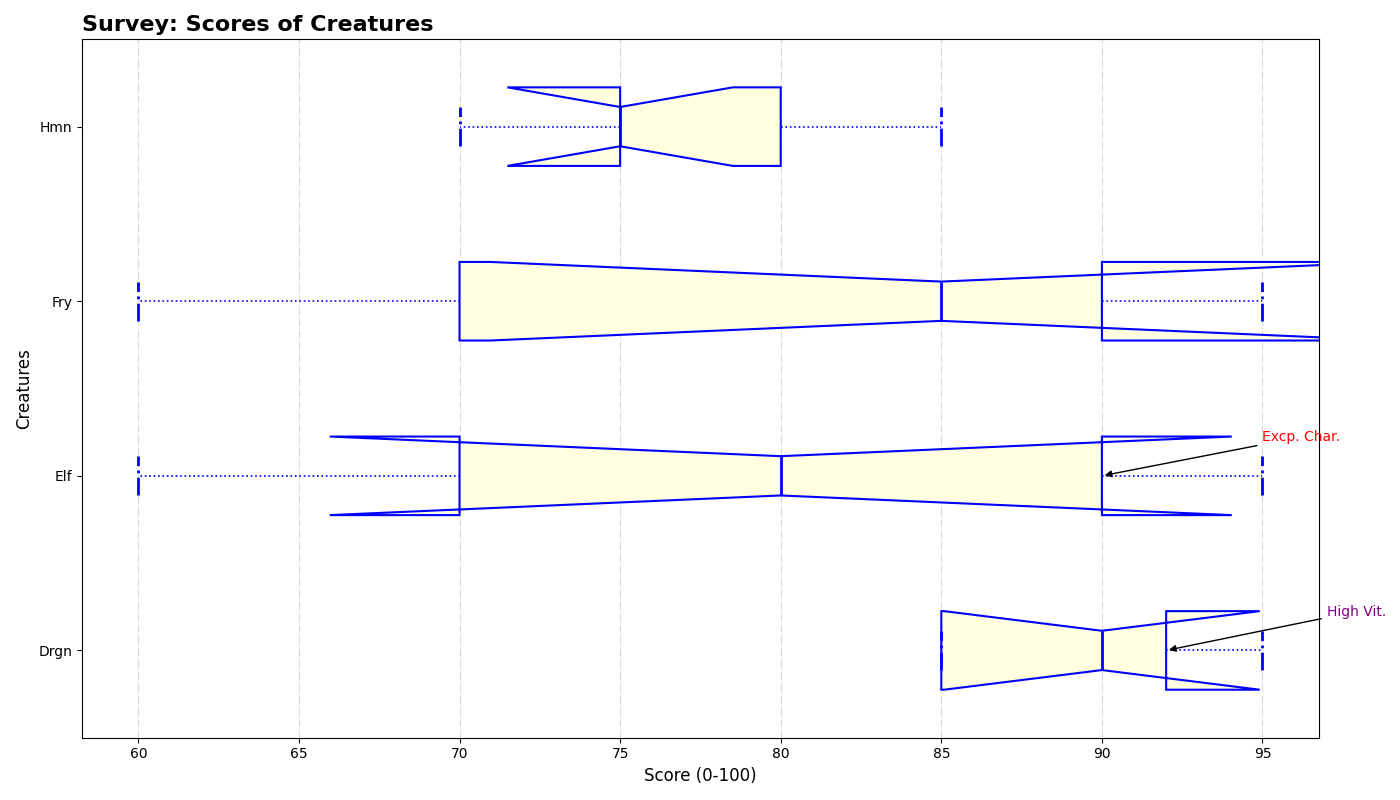

Generate this figure with Python:
import matplotlib.pyplot as plt

creatures = ['Drgn', 'Elf', 'Fry', 'Hmn']

scores = {
    'Drgn': [95, 85, 90, 92, 85],
    'Elf': [70, 95, 80, 60, 90],
    'Fry': [60, 85, 95, 70, 90],
    'Hmn': [75, 80, 70, 75, 85]
}

box_plot_data = [scores[creature] for creature in creatures]

fig, ax = plt.subplots(figsize=(14, 8))

uniform_color = 'blue'
boxprops = dict(linestyle='--', linewidth=1.5, color=uniform_color, facecolor='lightyellow')
medianprops = dict(linestyle='-', linewidth=2, color=uniform_color)
whiskerprops = dict(linestyle=':', linewidth=1.2, color=uniform_color)
capprops = dict(linestyle='-.', linewidth=2, color=uniform_color)

ax.boxplot(box_plot_data, labels=creatures, patch_artist=True, vert=False,
           boxprops=boxprops, medianprops=medianprops,
           whiskerprops=whiskerprops, capprops=capprops,
           flierprops=dict(marker='^', color='red', markersize=7, alpha=0.7),
           notch=True)

ax.set_title("Survey: Scores of Creatures", fontsize=16, fontweight='bold', loc='left')
ax.set_xlabel('Score (0-100)', fontsize=12)
ax.set_ylabel('Creatures', fontsize=12)
ax.grid(axis='x', linestyle='-.', alpha=0.5)

ax.annotate('High Vit.', xy=(92, 1), xytext=(97, 1.2),
            arrowprops=dict(facecolor='black', arrowstyle='-|>'), fontsize=10, color='purple')
ax.annotate('Excp. Char.', xy=(90, 2), xytext=(95, 2.2),
            arrowprops=dict(facecolor='black', arrowstyle='-|>'), fontsize=10, color='red')

plt.tight_layout()
plt.show()
